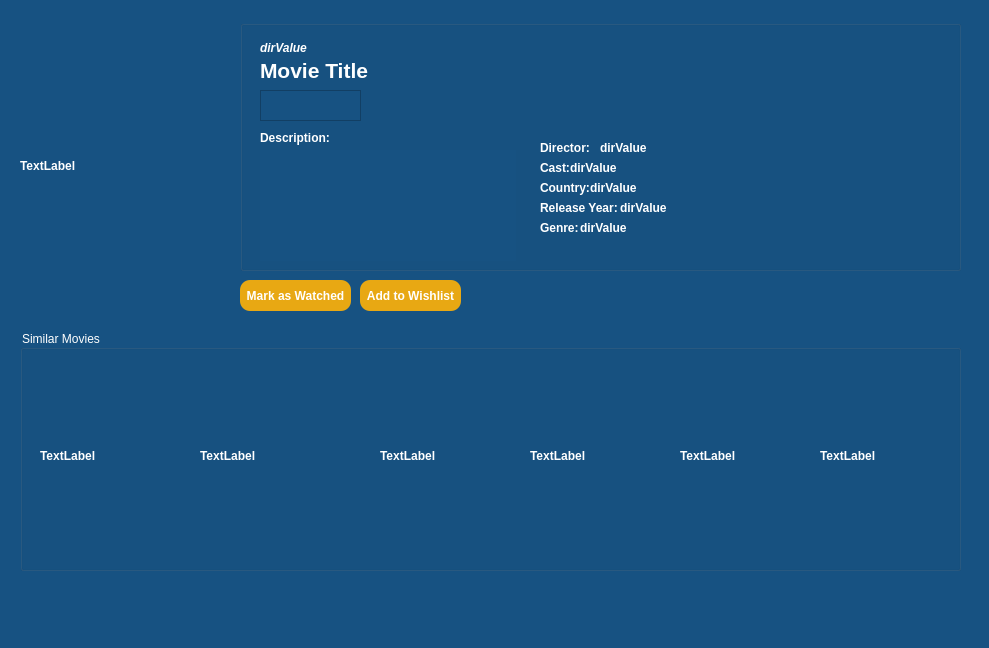
<?xml version="1.0" encoding="UTF-8"?>
<ui version="4.0">
 <class>MovieViewClass</class>
 <widget class="QMainWindow" name="MovieViewClass">
  <property name="windowModality">
   <enum>Qt::WindowModal</enum>
  </property>
  <property name="geometry">
   <rect>
    <x>0</x>
    <y>0</y>
    <width>989</width>
    <height>648</height>
   </rect>
  </property>
  <property name="maximumSize">
   <size>
    <width>989</width>
    <height>648</height>
   </size>
  </property>
  <property name="windowTitle">
   <string>MovieView</string>
  </property>
  <property name="styleSheet">
   <string notr="true">/*-----QWidget-----*/
QWidget
{
	background-color: #175282;
	color: #fff;
	border-color: #000000;

}


/*-----QLabel-----*/
QLabel
{
	background-color: transparent;
	color: #fff;
	font-weight: bold;
	border-color: #000000;

}


/*-----QPushButton-----*/
QPushButton
{
	background-color: #e8a813;
	color: #fff;
	font-weight: bold;
	border-radius: 10px;
	padding: 5px;

}


QPushButton::hover
{
	background-color: #fcba21;
	color: #fff;

}


QPushButton::pressed
{
	background-color: #fcba21;
	color: #fff;

}


/*-----QToolButton-----*/
QToolButton
{
	background-color: transparent;
	color: #000000;
	border-style: solid;
	border-color: #000000;

}


QToolButton::hover
{
	background-color: #d10000;
	color: #000000;
	border-radius: 15px;
	border-color: #d10000;

}


QToolButton::pressed
{
	background-color: #d10000;
	color: #000000;
	border-style: solid;
	border-width: 0px;

}


/*-----QLineEdit-----*/
QLineEdit{
	background-color: #4d4d4d;
	color: #fff;
	font-weight: bold;
	border-style: solid;
	border-radius: 10px;
	padding: 5px;

}


/*-----QCheckBox-----*/
QCheckBox
{
	background-color: transparent;
	color: #b9b9bb;
	font-weight: bold;

}


QCheckBox::indicator
{
    color: #b1b1b1;
    background-color: #00111d;
    border: 1px solid #d10000;
    width: 12px;
    height: 12px;

}


QCheckBox::indicator:checked
{
    image:url(&quot;./ressources/check.png&quot;); /*To replace*/
	background-color: #d10000;
    border: 1px solid #d10000;

}


QCheckBox::indicator:unchecked:hover
{
    border: 1px solid #ff0000;

}


QCheckBox::disabled
{
	color: #656565;

}


QCheckBox::indicator:disabled
{
	background-color: #656565;
	color: #656565;
    border: 1px solid #656565;

}</string>
  </property>
  <widget class="QWidget" name="centralWidget">
   <widget class="QLabel" name="posterImage">
    <property name="geometry">
     <rect>
      <x>20</x>
      <y>20</y>
      <width>191</width>
      <height>291</height>
     </rect>
    </property>
    <property name="text">
     <string>TextLabel</string>
    </property>
   </widget>
   <widget class="QGroupBox" name="groupBox">
    <property name="geometry">
     <rect>
      <x>240</x>
      <y>20</y>
      <width>721</width>
      <height>251</height>
     </rect>
    </property>
    <property name="title">
     <string/>
    </property>
    <widget class="QLabel" name="movieTitle">
     <property name="geometry">
      <rect>
       <x>20</x>
       <y>30</y>
       <width>561</width>
       <height>41</height>
      </rect>
     </property>
     <property name="font">
      <font>
       <pointsize>16</pointsize>
       <bold>true</bold>
      </font>
     </property>
     <property name="text">
      <string>Movie Title</string>
     </property>
    </widget>
    <widget class="QTableWidget" name="tableWidget">
     <property name="geometry">
      <rect>
       <x>20</x>
       <y>70</y>
       <width>101</width>
       <height>31</height>
      </rect>
     </property>
    </widget>
    <widget class="QLabel" name="label_2">
     <property name="geometry">
      <rect>
       <x>300</x>
       <y>120</y>
       <width>49</width>
       <height>16</height>
      </rect>
     </property>
     <property name="font">
      <font>
       <bold>true</bold>
      </font>
     </property>
     <property name="autoFillBackground">
      <bool>false</bool>
     </property>
     <property name="text">
      <string>Director:</string>
     </property>
    </widget>
    <widget class="QLabel" name="label_3">
     <property name="geometry">
      <rect>
       <x>300</x>
       <y>140</y>
       <width>49</width>
       <height>16</height>
      </rect>
     </property>
     <property name="font">
      <font>
       <bold>true</bold>
      </font>
     </property>
     <property name="text">
      <string>Cast:</string>
     </property>
    </widget>
    <widget class="QLabel" name="label_4">
     <property name="geometry">
      <rect>
       <x>300</x>
       <y>160</y>
       <width>49</width>
       <height>16</height>
      </rect>
     </property>
     <property name="font">
      <font>
       <bold>true</bold>
      </font>
     </property>
     <property name="text">
      <string>Country:</string>
     </property>
    </widget>
    <widget class="QLabel" name="movieDirector">
     <property name="geometry">
      <rect>
       <x>360</x>
       <y>120</y>
       <width>211</width>
       <height>16</height>
      </rect>
     </property>
     <property name="text">
      <string>dirValue</string>
     </property>
    </widget>
    <widget class="QLabel" name="movieCast">
     <property name="geometry">
      <rect>
       <x>330</x>
       <y>140</y>
       <width>381</width>
       <height>16</height>
      </rect>
     </property>
     <property name="text">
      <string>dirValue</string>
     </property>
    </widget>
    <widget class="QLabel" name="movieCountry">
     <property name="geometry">
      <rect>
       <x>350</x>
       <y>160</y>
       <width>211</width>
       <height>16</height>
      </rect>
     </property>
     <property name="text">
      <string>dirValue</string>
     </property>
    </widget>
    <widget class="QLabel" name="label_5">
     <property name="geometry">
      <rect>
       <x>300</x>
       <y>180</y>
       <width>81</width>
       <height>16</height>
      </rect>
     </property>
     <property name="font">
      <font>
       <bold>true</bold>
      </font>
     </property>
     <property name="text">
      <string>Release Year:</string>
     </property>
    </widget>
    <widget class="QLabel" name="movieReleaseYear">
     <property name="geometry">
      <rect>
       <x>380</x>
       <y>180</y>
       <width>211</width>
       <height>16</height>
      </rect>
     </property>
     <property name="text">
      <string>dirValue</string>
     </property>
    </widget>
    <widget class="QLabel" name="label_6">
     <property name="geometry">
      <rect>
       <x>20</x>
       <y>110</y>
       <width>71</width>
       <height>16</height>
      </rect>
     </property>
     <property name="font">
      <font>
       <bold>true</bold>
      </font>
     </property>
     <property name="text">
      <string>Description:</string>
     </property>
    </widget>
    <widget class="QTextBrowser" name="movieDescription">
     <property name="geometry">
      <rect>
       <x>20</x>
       <y>130</y>
       <width>256</width>
       <height>111</height>
      </rect>
     </property>
     <property name="mouseTracking">
      <bool>false</bool>
     </property>
     <property name="autoFillBackground">
      <bool>false</bool>
     </property>
     <property name="frameShape">
      <enum>QFrame::NoFrame</enum>
     </property>
     <property name="frameShadow">
      <enum>QFrame::Plain</enum>
     </property>
     <property name="midLineWidth">
      <number>0</number>
     </property>
     <property name="verticalScrollBarPolicy">
      <enum>Qt::ScrollBarAsNeeded</enum>
     </property>
     <property name="overwriteMode">
      <bool>false</bool>
     </property>
    </widget>
    <widget class="QLabel" name="label_7">
     <property name="geometry">
      <rect>
       <x>300</x>
       <y>200</y>
       <width>81</width>
       <height>16</height>
      </rect>
     </property>
     <property name="font">
      <font>
       <bold>true</bold>
      </font>
     </property>
     <property name="text">
      <string>Genre:</string>
     </property>
    </widget>
    <widget class="QLabel" name="movieListedIn">
     <property name="geometry">
      <rect>
       <x>340</x>
       <y>200</y>
       <width>371</width>
       <height>16</height>
      </rect>
     </property>
     <property name="text">
      <string>dirValue</string>
     </property>
    </widget>
    <widget class="QLabel" name="movieType">
     <property name="geometry">
      <rect>
       <x>20</x>
       <y>20</y>
       <width>161</width>
       <height>16</height>
      </rect>
     </property>
     <property name="font">
      <font>
       <italic>true</italic>
       <bold>true</bold>
      </font>
     </property>
     <property name="text">
      <string>dirValue</string>
     </property>
    </widget>
   </widget>
   <widget class="QPushButton" name="watchedButton">
    <property name="geometry">
     <rect>
      <x>240</x>
      <y>280</y>
      <width>111</width>
      <height>31</height>
     </rect>
    </property>
    <property name="styleSheet">
     <string notr="true">QPushButton
{
border-radius:10px;
}</string>
    </property>
    <property name="text">
     <string>Mark as Watched</string>
    </property>
   </widget>
   <widget class="QPushButton" name="wishlistButton">
    <property name="geometry">
     <rect>
      <x>360</x>
      <y>280</y>
      <width>101</width>
      <height>31</height>
     </rect>
    </property>
    <property name="styleSheet">
     <string notr="true">QPushButton
{
border-radius:10px;
}</string>
    </property>
    <property name="text">
     <string>Add to Wishlist</string>
    </property>
   </widget>
   <widget class="QGroupBox" name="groupBox_2">
    <property name="geometry">
     <rect>
      <x>20</x>
      <y>330</y>
      <width>941</width>
      <height>241</height>
     </rect>
    </property>
    <property name="title">
     <string>Similar Movies</string>
    </property>
    <widget class="QLabel" name="similarMovie1">
     <property name="geometry">
      <rect>
       <x>20</x>
       <y>30</y>
       <width>131</width>
       <height>191</height>
      </rect>
     </property>
     <property name="text">
      <string>TextLabel</string>
     </property>
    </widget>
    <widget class="QLabel" name="similarMovie2">
     <property name="geometry">
      <rect>
       <x>180</x>
       <y>30</y>
       <width>131</width>
       <height>191</height>
      </rect>
     </property>
     <property name="text">
      <string>TextLabel</string>
     </property>
    </widget>
    <widget class="QLabel" name="similarMovie3">
     <property name="geometry">
      <rect>
       <x>360</x>
       <y>30</y>
       <width>131</width>
       <height>191</height>
      </rect>
     </property>
     <property name="text">
      <string>TextLabel</string>
     </property>
    </widget>
    <widget class="QLabel" name="similarMovie4">
     <property name="geometry">
      <rect>
       <x>510</x>
       <y>30</y>
       <width>131</width>
       <height>191</height>
      </rect>
     </property>
     <property name="text">
      <string>TextLabel</string>
     </property>
    </widget>
    <widget class="QLabel" name="similarMovie5">
     <property name="geometry">
      <rect>
       <x>660</x>
       <y>30</y>
       <width>131</width>
       <height>191</height>
      </rect>
     </property>
     <property name="text">
      <string>TextLabel</string>
     </property>
    </widget>
    <widget class="QLabel" name="similarMovie6">
     <property name="geometry">
      <rect>
       <x>800</x>
       <y>30</y>
       <width>131</width>
       <height>191</height>
      </rect>
     </property>
     <property name="text">
      <string>TextLabel</string>
     </property>
    </widget>
   </widget>
  </widget>
  <widget class="QMenuBar" name="menuBar">
   <property name="geometry">
    <rect>
     <x>0</x>
     <y>0</y>
     <width>989</width>
     <height>22</height>
    </rect>
   </property>
  </widget>
  <widget class="QStatusBar" name="statusBar"/>
 </widget>
 <layoutdefault spacing="6" margin="11"/>
 <resources/>
 <connections/>
</ui>
